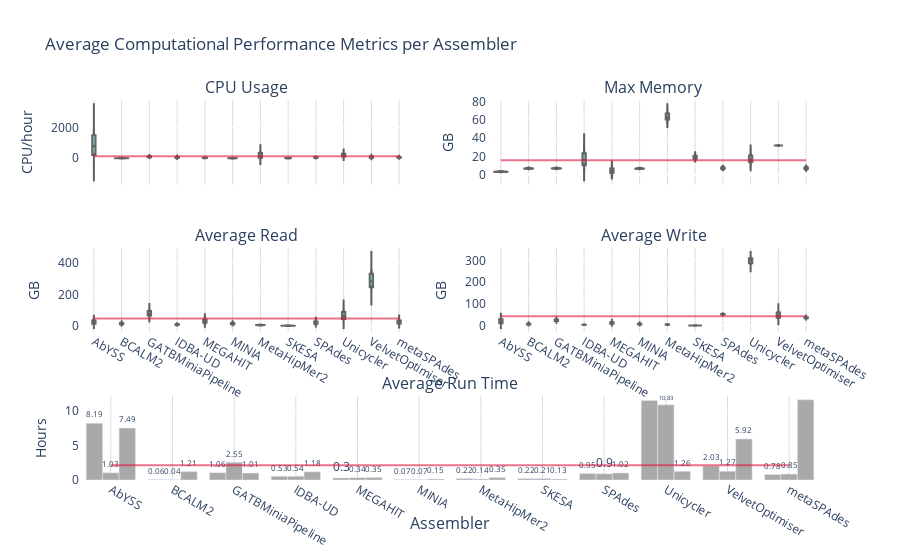

Here is the notebook cell this chart was saved with:
### Markdown cell above
###  Plot Data

### Code cell
fig_global = make_subplots(rows=3, cols=2, shared_xaxes=True, x_title="Assembler", 
                           subplot_titles=('CPU Usage', 'Max Memory', 'Average Read', 'Average Write', 'Average Run Time'),
                           specs=[[{}, {}],[{}, {}],[{"colspan": 2}, None]])
row_coord = 1
col_coord = 1

for column in ['cpus', 'max_rss', 'avgRead', 'avgWrite']:
    fig_global.add_trace(go.Violin(y=global_pipeline_stats_df[column], box_visible=True, line_color='black',
                           meanline_visible=True, fillcolor='lightseagreen', opacity=0.6,
                           x=global_pipeline_stats_df['assembler']),
                  row=row_coord, col=col_coord)
    fig_global.add_trace(go.Scatter(y=[global_pipeline_stats_df[column].mean()]*len(global_pipeline_stats_df['assembler']), 
                                    x=global_pipeline_stats_df['assembler'], mode='lines',
                                    line=dict(color="crimson"), opacity=0.6),row=row_coord, col=col_coord)
    if col_coord == 2:
        col_coord = 1
        row_coord += 1
    else:
        col_coord +=1

TimeDFmean = pd.Series()
for run in global_pipeline_stats_df['run'].unique():
    print(run)
    timeDF=round(pd.to_timedelta(global_pipeline_stats_df['avgTime'][global_pipeline_stats_df['run'] == run].str.strip())/ np.timedelta64(1, 'h'), 2)

    fig_global.add_trace(go.Bar(y=timeDF, x=global_pipeline_stats_df['assembler'], text=timeDF,textposition='outside', 
                              showlegend=False, marker_color='darkgray', name=run),  row=3, col=1)
    TimeDFmean = pd.concat([TimeDFmean, timeDF], ignore_index=True)
    
fig_global.add_trace(go.Scatter(y=[TimeDFmean.mean()]*len(global_pipeline_stats_df['assembler']), 
                              x=global_pipeline_stats_df['assembler'], mode='lines',
                              line=dict(color="crimson"), opacity=0.6, name='Mean'), row=3, col=1)

fig_global.update_layout(showlegend=False,plot_bgcolor='rgb(255,255,255)', title_text="Average Computational Performance Metrics per Assembler",
                        barmode='group')
# grid
fig_global['layout']['xaxis']['gridcolor']='#DCDCDC'
fig_global['layout']['xaxis2']['gridcolor']='#DCDCDC'
fig_global['layout']['xaxis3']['gridcolor']='#DCDCDC'
fig_global['layout']['xaxis4']['gridcolor']='#DCDCDC'
fig_global['layout']['xaxis5']['gridcolor']='#DCDCDC'
# y-axis legends
fig_global['layout']['yaxis']['title']='CPU/hour'
fig_global['layout']['yaxis2']['title']='GB'
fig_global['layout']['yaxis3']['title']='GB'
fig_global['layout']['yaxis4']['title']='GB'
fig_global['layout']['yaxis5']['title']='Hours'
fig_global.update_xaxes(categoryorder='category ascending')

fig_global.show()

### Figure 1 — Plotly figure (JSON) as saved in the notebook; plotly's stock layout.template omitted (floating-point values rounded to 4 significant figures)
{"data": [{"box": {"visible": true}, "fillcolor": "lightseagreen", "line": {"color": "black"}, "meanline": {"visible": true}, "opacity": 0.6, "type": "violin", "x": ["BCALM2", "MINIA", "MetaHipMer2", "SKESA", "MEGAHIT", "SPAdes", "metaSPAdes", "IDBA-UD", "AbYSS", "GATBMiniaPipeline", "VelvetOptimiser", "Unicycler", "BCALM2", "MINIA", "MetaHipMer2", "SKESA", "MEGAHIT", "SPAdes", "metaSPAdes", "IDBA-UD", "GATBMiniaPipeline", "AbYSS", "VelvetOptimiser", "Unicycler", "metaSPAdes", "MINIA", "MEGAHIT", "BCALM2", "SKESA", "SPAdes", "Unicycler", "GATBMiniaPipeline", "AbYSS", "IDBA-UD", "VelvetOptimiser", "MetaHipMer2"], "xaxis": "x", "y": [2.31, 3.01, 43.77, 8.35, 13.46, 28.85, 27.62, 25.32, 264.1, 73.21, 49.08, 113.2, 1.58, 2.76, 31.13, 8.01, 14.42, 28.31, 29.31, 24.78, 71.85, 188.6, 30.88, 109.0, 97.65, 13.77, 34.4, 8.77, 23.49, 72.44, 343.9, 144.0, 1899.0, 100.5, 138.2, 450.8], "yaxis": "y"}, {"line": {"color": "crimson"}, "mode": "lines", "opacity": 0.6, "type": "scatter", "x": ["BCALM2", "MINIA", "MetaHipMer2", "SKESA", "MEGAHIT", "SPAdes", "metaSPAdes", "IDBA-UD", "AbYSS", "GATBMiniaPipeline", "VelvetOptimiser", "Unicycler", "BCALM2", "MINIA", "MetaHipMer2", "SKESA", "MEGAHIT", "SPAdes", "metaSPAdes", "IDBA-UD", "GATBMiniaPipeline", "AbYSS", "VelvetOptimiser", "Unicycler", "metaSPAdes", "MINIA", "MEGAHIT", "BCALM2", "SKESA", "SPAdes", "Unicycler", "GATBMiniaPipeline", "AbYSS", "IDBA-UD", "VelvetOptimiser", "MetaHipMer2"], "xaxis": "x", "y": [125.6, 125.6, 125.6, 125.6, 125.6, 125.6, 125.6, 125.6, 125.6, 125.6, 125.6, 125.6, 125.6, 125.6, 125.6, 125.6, 125.6, 125.6, 125.6, 125.6, 125.6, 125.6, 125.6, 125.6, 125.6, 125.6, 125.6, 125.6, 125.6, 125.6, 125.6, 125.6, 125.6, 125.6, 125.6, 125.6], "yaxis": "y"}, {"box": {"visible": true}, "fillcolor": "lightseagreen", "line": {"color": "black"}, "meanline": {"visible": true}, "opacity": 0.6, "type": "violin", "x": ["BCALM2", "MINIA", "MetaHipMer2", "SKESA", "MEGAHIT", "SPAdes", "metaSPAdes", "IDBA-UD", "AbYSS", "GATBMiniaPipeline", "VelvetOptimiser", "Unicycler", "BCALM2", "MINIA", "MetaHipMer2", "SKESA", "MEGAHIT", "SPAdes", "metaSPAdes", "IDBA-UD", "GATBMiniaPipeline", "AbYSS", "VelvetOptimiser", "Unicycler", "metaSPAdes", "MINIA", "MEGAHIT", "BCALM2", "SKESA", "SPAdes", "Unicycler", "GATBMiniaPipeline", "AbYSS", "IDBA-UD", "VelvetOptimiser", "MetaHipMer2"], "xaxis": "x2", "y": [6.7, 6.6, 60.4, 17.8, 2.1, 6.5, 6.2, 10.4, 3.6, 6.8, 31.9, 13.8, 6.7, 6.6, 60.1, 17.8, 2.1, 6.8, 6.9, 10.4, 6.9, 3.2, 31.9, 13.9, 8.3, 7.2, 8.5, 7.3, 21.3, 8.3, 23.1, 7.4, 3.2, 27.7, 31.9, 68.7], "yaxis": "y2"}, {"line": {"color": "crimson"}, "mode": "lines", "opacity": 0.6, "type": "scatter", "x": ["BCALM2", "MINIA", "MetaHipMer2", "SKESA", "MEGAHIT", "SPAdes", "metaSPAdes", "IDBA-UD", "AbYSS", "GATBMiniaPipeline", "VelvetOptimiser", "Unicycler", "BCALM2", "MINIA", "MetaHipMer2", "SKESA", "MEGAHIT", "SPAdes", "metaSPAdes", "IDBA-UD", "GATBMiniaPipeline", "AbYSS", "VelvetOptimiser", "Unicycler", "metaSPAdes", "MINIA", "MEGAHIT", "BCALM2", "SKESA", "SPAdes", "Unicycler", "GATBMiniaPipeline", "AbYSS", "IDBA-UD", "VelvetOptimiser", "MetaHipMer2"], "xaxis": "x2", "y": [15.81, 15.81, 15.81, 15.81, 15.81, 15.81, 15.81, 15.81, 15.81, 15.81, 15.81, 15.81, 15.81, 15.81, 15.81, 15.81, 15.81, 15.81, 15.81, 15.81, 15.81, 15.81, 15.81, 15.81, 15.81, 15.81, 15.81, 15.81, 15.81, 15.81, 15.81, 15.81, 15.81, 15.81, 15.81, 15.81], "yaxis": "y2"}, {"box": {"visible": true}, "fillcolor": "lightseagreen", "line": {"color": "black"}, "meanline": {"visible": true}, "opacity": 0.6, "type": "violin", "x": ["BCALM2", "MINIA", "MetaHipMer2", "SKESA", "MEGAHIT", "SPAdes", "metaSPAdes", "IDBA-UD", "AbYSS", "GATBMiniaPipeline", "VelvetOptimiser", "Unicycler", "BCALM2", "MINIA", "MetaHipMer2", "SKESA", "MEGAHIT", "SPAdes", "metaSPAdes", "IDBA-UD", "GATBMiniaPipeline", "AbYSS", "VelvetOptimiser", "Unicycler", "metaSPAdes", "MINIA", "MEGAHIT", "BCALM2", "SKESA", "SPAdes", "Unicycler", "GATBMiniaPipeline", "AbYSS", "IDBA-UD", "VelvetOptimiser", "MetaHipMer2"], "xaxis": "x3", "y": [10.2, 11, 5.7, 0.722, 19.8, 13.7, 14.9, 6.6, 19, 63.9, 246.2, 43.7, 10.2, 11, 5.7, 0.722, 19.8, 13.7, 14.9, 6.6, 69.4, 11.7, 245.6, 43.7, 41.5, 20.9, 47.3, 20.1, 1.7, 33.1, 104.2, 102.8, 40, 12.1, 361, 4.2], "yaxis": "y3"}, {"line": {"color": "crimson"}, "mode": "lines", "opacity": 0.6, "type": "scatter", "x": ["BCALM2", "MINIA", "MetaHipMer2", "SKESA", "MEGAHIT", "SPAdes", "metaSPAdes", "IDBA-UD", "AbYSS", "GATBMiniaPipeline", "VelvetOptimiser", "Unicycler", "BCALM2", "MINIA", "MetaHipMer2", "SKESA", "MEGAHIT", "SPAdes", "metaSPAdes", "IDBA-UD", "GATBMiniaPipeline", "AbYSS", "VelvetOptimiser", "Unicycler", "metaSPAdes", "MINIA", "MEGAHIT", "BCALM2", "SKESA", "SPAdes", "Unicycler", "GATBMiniaPipeline", "AbYSS", "IDBA-UD", "VelvetOptimiser", "MetaHipMer2"], "xaxis": "x3", "y": [47.15, 47.15, 47.15, 47.15, 47.15, 47.15, 47.15, 47.15, 47.15, 47.15, 47.15, 47.15, 47.15, 47.15, 47.15, 47.15, 47.15, 47.15, 47.15, 47.15, 47.15, 47.15, 47.15, 47.15, 47.15, 47.15, 47.15, 47.15, 47.15, 47.15, 47.15, 47.15, 47.15, 47.15, 47.15, 47.15], "yaxis": "y3"}, {"box": {"visible": true}, "fillcolor": "lightseagreen", "line": {"color": "black"}, "meanline": {"visible": true}, "opacity": 0.6, "type": "violin", "x": ["BCALM2", "MINIA", "MetaHipMer2", "SKESA", "MEGAHIT", "SPAdes", "metaSPAdes", "IDBA-UD", "AbYSS", "GATBMiniaPipeline", "VelvetOptimiser", "Unicycler", "BCALM2", "MINIA", "MetaHipMer2", "SKESA", "MEGAHIT", "SPAdes", "metaSPAdes", "IDBA-UD", "GATBMiniaPipeline", "AbYSS", "VelvetOptimiser", "Unicycler", "metaSPAdes", "MINIA", "MEGAHIT", "BCALM2", "SKESA", "SPAdes", "Unicycler", "GATBMiniaPipeline", "AbYSS", "IDBA-UD", "VelvetOptimiser", "MetaHipMer2"], "xaxis": "x4", "y": [4.8, 4.9, 5, 0.029, 8.1, 53.6, 33.6, 3.4, 15.1, 21.2, 36.1, 310.4, 4.8, 4.9, 5, 0.029, 8.1, 53.6, 33.6, 3.4, 21.3, 9.5, 35.8, 310.4, 40.3, 10, 17.8, 9.9, 0.018, 50.2, 279.8, 29.7, 33.1, 4, 67.8, 3.8], "yaxis": "y4"}, {"line": {"color": "crimson"}, "mode": "lines", "opacity": 0.6, "type": "scatter", "x": ["BCALM2", "MINIA", "MetaHipMer2", "SKESA", "MEGAHIT", "SPAdes", "metaSPAdes", "IDBA-UD", "AbYSS", "GATBMiniaPipeline", "VelvetOptimiser", "Unicycler", "BCALM2", "MINIA", "MetaHipMer2", "SKESA", "MEGAHIT", "SPAdes", "metaSPAdes", "IDBA-UD", "GATBMiniaPipeline", "AbYSS", "VelvetOptimiser", "Unicycler", "metaSPAdes", "MINIA", "MEGAHIT", "BCALM2", "SKESA", "SPAdes", "Unicycler", "GATBMiniaPipeline", "AbYSS", "IDBA-UD", "VelvetOptimiser", "MetaHipMer2"], "xaxis": "x4", "y": [42.59, 42.59, 42.59, 42.59, 42.59, 42.59, 42.59, 42.59, 42.59, 42.59, 42.59, 42.59, 42.59, 42.59, 42.59, 42.59, 42.59, 42.59, 42.59, 42.59, 42.59, 42.59, 42.59, 42.59, 42.59, 42.59, 42.59, 42.59, 42.59, 42.59, 42.59, 42.59, 42.59, 42.59, 42.59, 42.59], "yaxis": "y4"}, {"marker": {"color": "darkgray"}, "name": "run2", "showlegend": false, "text": [0.06, 0.07, 0.22, 0.22, 0.3, 0.95, 0.78, 0.53, 8.19, 1.06, 2.03, 11.45], "textposition": "outside", "type": "bar", "x": ["BCALM2", "MINIA", "MetaHipMer2", "SKESA", "MEGAHIT", "SPAdes", "metaSPAdes", "IDBA-UD", "AbYSS", "GATBMiniaPipeline", "VelvetOptimiser", "Unicycler", "BCALM2", "MINIA", "MetaHipMer2", "SKESA", "MEGAHIT", "SPAdes", "metaSPAdes", "IDBA-UD", "GATBMiniaPipeline", "AbYSS", "VelvetOptimiser", "Unicycler", "metaSPAdes", "MINIA", "MEGAHIT", "BCALM2", "SKESA", "SPAdes", "Unicycler", "GATBMiniaPipeline", "AbYSS", "IDBA-UD", "VelvetOptimiser", "MetaHipMer2"], "xaxis": "x5", "y": [0.06, 0.07, 0.22, 0.22, 0.3, 0.95, 0.78, 0.53, 8.19, 1.06, 2.03, 11.45], "yaxis": "y5"}, {"marker": {"color": "darkgray"}, "name": "run3", "showlegend": false, "text": [0.04, 0.07, 0.14, 0.21, 0.34, 0.9, 0.85, 0.54, 1.03, 2.55, 1.27, 10.83], "textposition": "outside", "type": "bar", "x": ["BCALM2", "MINIA", "MetaHipMer2", "SKESA", "MEGAHIT", "SPAdes", "metaSPAdes", "IDBA-UD", "AbYSS", "GATBMiniaPipeline", "VelvetOptimiser", "Unicycler", "BCALM2", "MINIA", "MetaHipMer2", "SKESA", "MEGAHIT", "SPAdes", "metaSPAdes", "IDBA-UD", "GATBMiniaPipeline", "AbYSS", "VelvetOptimiser", "Unicycler", "metaSPAdes", "MINIA", "MEGAHIT", "BCALM2", "SKESA", "SPAdes", "Unicycler", "GATBMiniaPipeline", "AbYSS", "IDBA-UD", "VelvetOptimiser", "MetaHipMer2"], "xaxis": "x5", "y": [0.04, 0.07, 0.14, 0.21, 0.34, 0.9, 0.85, 0.54, 1.03, 2.55, 1.27, 10.83], "yaxis": "y5"}, {"marker": {"color": "darkgray"}, "name": "run1", "showlegend": false, "text": [1.21, 0.15, 0.35, 0.13, 0.35, 1.02, 11.56, 1.18, 7.49, 1.01, 5.92, 1.26], "textposition": "outside", "type": "bar", "x": ["BCALM2", "MINIA", "MetaHipMer2", "SKESA", "MEGAHIT", "SPAdes", "metaSPAdes", "IDBA-UD", "AbYSS", "GATBMiniaPipeline", "VelvetOptimiser", "Unicycler", "BCALM2", "MINIA", "MetaHipMer2", "SKESA", "MEGAHIT", "SPAdes", "metaSPAdes", "IDBA-UD", "GATBMiniaPipeline", "AbYSS", "VelvetOptimiser", "Unicycler", "metaSPAdes", "MINIA", "MEGAHIT", "BCALM2", "SKESA", "SPAdes", "Unicycler", "GATBMiniaPipeline", "AbYSS", "IDBA-UD", "VelvetOptimiser", "MetaHipMer2"], "xaxis": "x5", "y": [1.21, 0.15, 0.35, 0.13, 0.35, 1.02, 11.56, 1.18, 7.49, 1.01, 5.92, 1.26], "yaxis": "y5"}, {"line": {"color": "crimson"}, "mode": "lines", "name": "Mean", "opacity": 0.6, "type": "scatter", "x": ["BCALM2", "MINIA", "MetaHipMer2", "SKESA", "MEGAHIT", "SPAdes", "metaSPAdes", "IDBA-UD", "AbYSS", "GATBMiniaPipeline", "VelvetOptimiser", "Unicycler", "BCALM2", "MINIA", "MetaHipMer2", "SKESA", "MEGAHIT", "SPAdes", "metaSPAdes", "IDBA-UD", "GATBMiniaPipeline", "AbYSS", "VelvetOptimiser", "Unicycler", "metaSPAdes", "MINIA", "MEGAHIT", "BCALM2", "SKESA", "SPAdes", "Unicycler", "GATBMiniaPipeline", "AbYSS", "IDBA-UD", "VelvetOptimiser", "MetaHipMer2"], "xaxis": "x5", "y": [2.118, 2.118, 2.118, 2.118, 2.118, 2.118, 2.118, 2.118, 2.118, 2.118, 2.118, 2.118, 2.118, 2.118, 2.118, 2.118, 2.118, 2.118, 2.118, 2.118, 2.118, 2.118, 2.118, 2.118, 2.118, 2.118, 2.118, 2.118, 2.118, 2.118, 2.118, 2.118, 2.118, 2.118, 2.118, 2.118], "yaxis": "y5"}], "layout": {"annotations": [{"font": {"size": 16}, "showarrow": false, "text": "CPU Usage", "x": 0.225, "xanchor": "center", "xref": "paper", "y": 1, "yanchor": "bottom", "yref": "paper"}, {"font": {"size": 16}, "showarrow": false, "text": "Max Memory", "x": 0.775, "xanchor": "center", "xref": "paper", "y": 1, "yanchor": "bottom", "yref": "paper"}, {"font": {"size": 16}, "showarrow": false, "text": "Average Read", "x": 0.225, "xanchor": "center", "xref": "paper", "y": 0.6111, "yanchor": "bottom", "yref": "paper"}, {"font": {"size": 16}, "showarrow": false, "text": "Average Write", "x": 0.775, "xanchor": "center", "xref": "paper", "y": 0.6111, "yanchor": "bottom", "yref": "paper"}, {"font": {"size": 16}, "showarrow": false, "text": "Average Run Time", "x": 0.5, "xanchor": "center", "xref": "paper", "y": 0.2222, "yanchor": "bottom", "yref": "paper"}, {"font": {"size": 16}, "showarrow": false, "text": "Assembler", "x": 0.5, "xanchor": "center", "xref": "paper", "y": 0, "yanchor": "top", "yref": "paper", "yshift": -30}], "barmode": "group", "plot_bgcolor": "rgb(255,255,255)", "showlegend": false, "title": {"text": "Average Computational Performance Metrics per Assembler"}, "xaxis": {"anchor": "y", "categoryorder": "category ascending", "domain": [0, 0.45], "gridcolor": "#DCDCDC", "matches": "x3", "showticklabels": false}, "xaxis2": {"anchor": "y2", "categoryorder": "category ascending", "domain": [0.55, 1], "gridcolor": "#DCDCDC", "matches": "x4", "showticklabels": false}, "xaxis3": {"anchor": "y3", "categoryorder": "category ascending", "domain": [0, 0.45], "gridcolor": "#DCDCDC"}, "xaxis4": {"anchor": "y4", "categoryorder": "category ascending", "domain": [0.55, 1], "gridcolor": "#DCDCDC"}, "xaxis5": {"anchor": "y5", "categoryorder": "category ascending", "domain": [0, 1], "gridcolor": "#DCDCDC"}, "yaxis": {"anchor": "x", "domain": [0.7778, 1], "title": {"text": "CPU/hour"}}, "yaxis2": {"anchor": "x2", "domain": [0.7778, 1], "title": {"text": "GB"}}, "yaxis3": {"anchor": "x3", "domain": [0.3889, 0.6111], "title": {"text": "GB"}}, "yaxis4": {"anchor": "x4", "domain": [0.3889, 0.6111], "title": {"text": "GB"}}, "yaxis5": {"anchor": "x5", "domain": [0, 0.2222], "title": {"text": "Hours"}}}}
